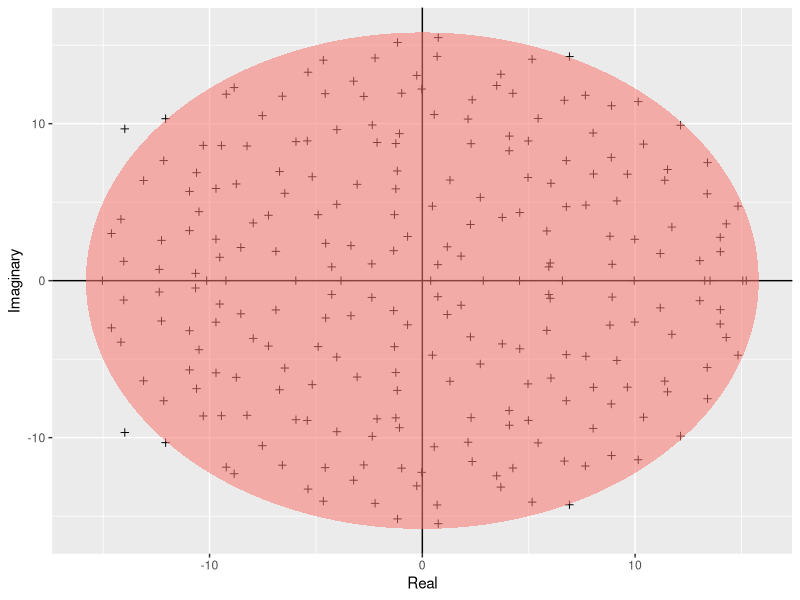

Here is the R script that generated this plot:
#Language: R
#Auther: Cong Liu (cong.liu20@imperial.ac.uk)
#Script: Girko.R
#Work Path: CMEECourseWork/Week3
#Dependency: ggplot2
#Input:
#Function: Simulate Girko’s circular law.
#Output: Results/Girko.pdf
#Usage:
#Date: Oct, 2020

build_ellipse <- function(hradius, vradius){ # function that returns an ellipse
  npoints = 250
  a <- seq(0, 2 * pi, length = npoints + 1)
  x <- hradius * cos(a)
  y <- vradius * sin(a)  
  return(data.frame(x = x, y = y))
}

N <- 250 # Assign size of the matrix

M <- matrix(rnorm(N * N), N, N) # Build the matrix

eigvals <- eigen(M)$values # Find the eigenvalues

eigDF <- data.frame("Real" = Re(eigvals), "Imaginary" = Im(eigvals)) # Build a dataframe

my_radius <- sqrt(N) # The radius of the circle is sqrt(N)

ellDF <- build_ellipse(my_radius, my_radius) # Dataframe to plot the ellipse

names(ellDF) <- c("Real", "Imaginary") # rename the columns

# plot the eigenvalues
pdf("Results/Girko.pdf")
library(ggplot2)
p <- ggplot(eigDF, aes(x = Real, y = Imaginary))
p <- p +
  geom_point(shape = I(3)) +
  theme(legend.position = "none")

# now add the vertical and horizontal line
p <- p + geom_hline(aes(yintercept = 0))
p <- p + geom_vline(aes(xintercept = 0))

# finally, add the ellipse
p <- p + geom_polygon(data = ellDF, aes(x = Real, y = Imaginary, alpha = 1/20, fill = "red"))
p
dev.off()
